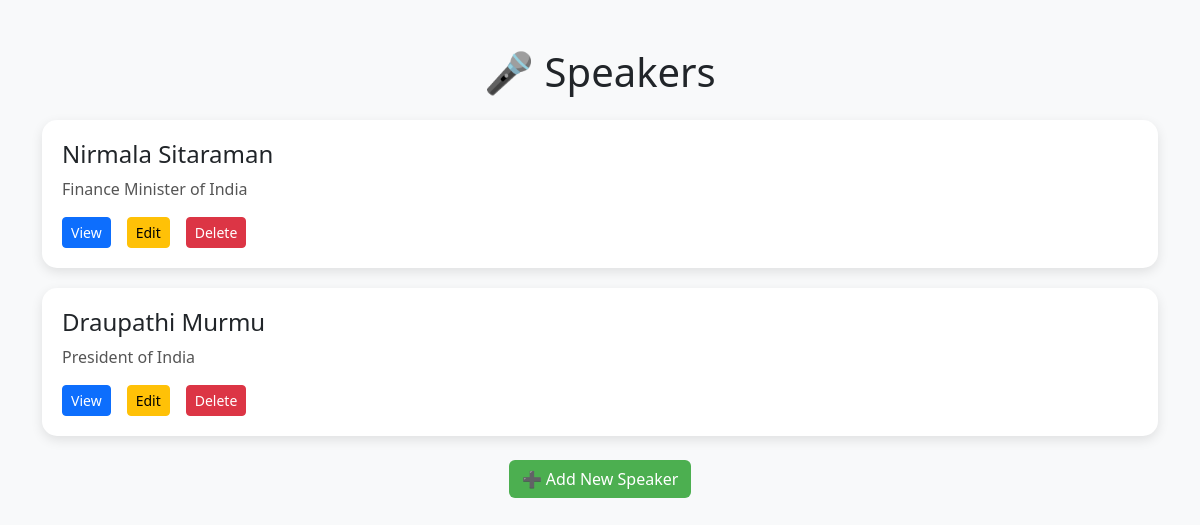
Screenshot of /events/speakers/ (signed in) with the database file from the repository.
### events/models.py (models this page shows, shortened)
class Speaker(models.Model):
    name = models.CharField(max_length=255)
    bio = models.TextField(blank=True, null=True)

### events/views.py (the view)
# urls.py: path('speakers/', views.speaker_list, name='speaker_list'),
@login_required
def speaker_list(request):
    speakers = Speaker.objects.all()
    return render(request, 'events/speaker_list.html', {'speakers': speakers})

### events/templates/events/speaker_list.html (shortened to what this page needs)
<!DOCTYPE html>
<html lang="en">
<head>
    <link href="https://cdn.jsdelivr.net/npm/bootstrap@5.3.2/dist/css/bootstrap.min.css" rel="stylesheet">
</head>
<body>
    <div class="container mt-5">
        <h1 class="mb-4 text-center">🎤 Speakers</h1>
        {% for speaker in speakers %}
            <div class="speaker-card">
                <h4>{{ speaker.name }}</h4>
                <p class="speaker-bio">{{ speaker.bio }}</p>
                <div class="d-flex gap-3">
                    <a href="{% url 'speaker_detail' speaker.id %}" class="btn btn-primary btn-sm">View</a>
                    <a href="{% url 'speaker_edit' speaker.id %}" class="btn btn-warning btn-sm">Edit</a>
                    <a href="{% url 'speaker_delete' speaker.id %}" class="btn btn-danger btn-sm">Delete</a>
                </div>
            </div>
        {% empty %}
            <div class="alert alert-info text-center">No speakers available.</div>
        {% endfor %}
        <div class="text-center mt-4">
            <a href="{% url 'speaker_create' %}" class="btn btn-add">➕ Add New Speaker</a>
        </div>
    </div>
</body>
</html>

### events/templates/events/speaker_list.html (style rules this page uses)
body { background-color: #f8f9fa; }
.speaker-card { border-radius: 15px; box-shadow: 0 4px 12px rgba(0, 0, 0, 0.1); padding: 20px; background-color: #ffffff; margin-bottom: 20px; }
.btn-add { background-color: #4CAF50; color: white; }
.speaker-bio { color: #555; }

### rows the page displays
Speaker: name "Nirmala Sitaraman", bio "Finance Minister of India"
Speaker: name "Draupathi Murmu", bio "President of India"
